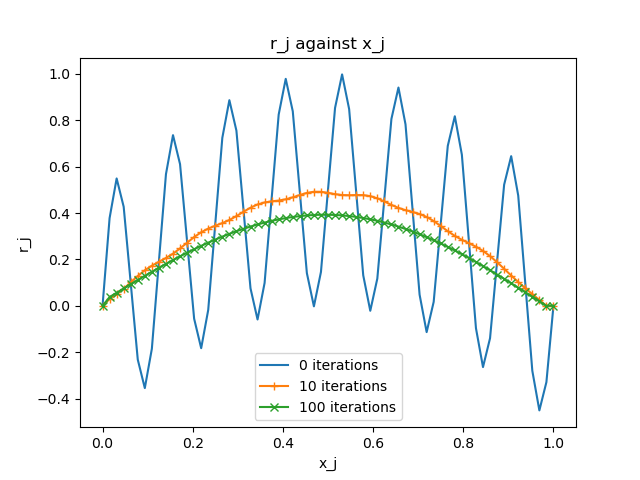

Recreate this plot in Python.
from numpy import *

N = 64 
L = 1
dx = L/N

phi = zeros(N+1)
new = zeros(N+1)
tmp = array([sin(pi*i*dx)/2 + sin(16*pi*i*dx)/2 for i in range(1,N)])
r0 = zeros(N+1)
r10 = zeros(N+1)
r100 = zeros(N+1)
r0[1:N] = tmp
resi = [0]
resi[0] = max(abs(tmp))

new = zeros(N+1)
for t in range(0,10000):
    for j in range(1,N):
        new[j] = (phi[j+1]+new[j-1]-dx**2*tmp[j-1])/2
    new[0] = new[N] = 0
    r = tmp-(new[0:N-1]-2*new[1:N]+new[2:N+1])/dx**2
    resi.append(max(abs(r)))
    phi = new
    if t == 10:
        r10[1:N] = r
    elif t == 100:
        r100[1:N] = r
    if(max(abs(r)) < 0.001):
        print("converge at {} iterations".format(t))
        break

import matplotlib.pyplot as plt
import matplotlib
matplotlib.use('Agg')  # 使用非GUI后端


plt.figure()
plt.plot(range(len(resi)),resi,'+-')
plt.xlabel('Number of Iterations')
plt.ylabel('max(|r_j|)')
plt.title('Convergence Curve')

plt.figure()
x = linspace(0,1,N+1)
plt.plot(x,r0,'-',x,r10,'+-',x,r100,'x-')
plt.legend(['0 iterations','10 iterations','100 iterations'])
plt.xlabel('x_j')
plt.ylabel('r_j')
plt.title('r_j against x_j')
# plt.show()
plt.savefig('gs.png')